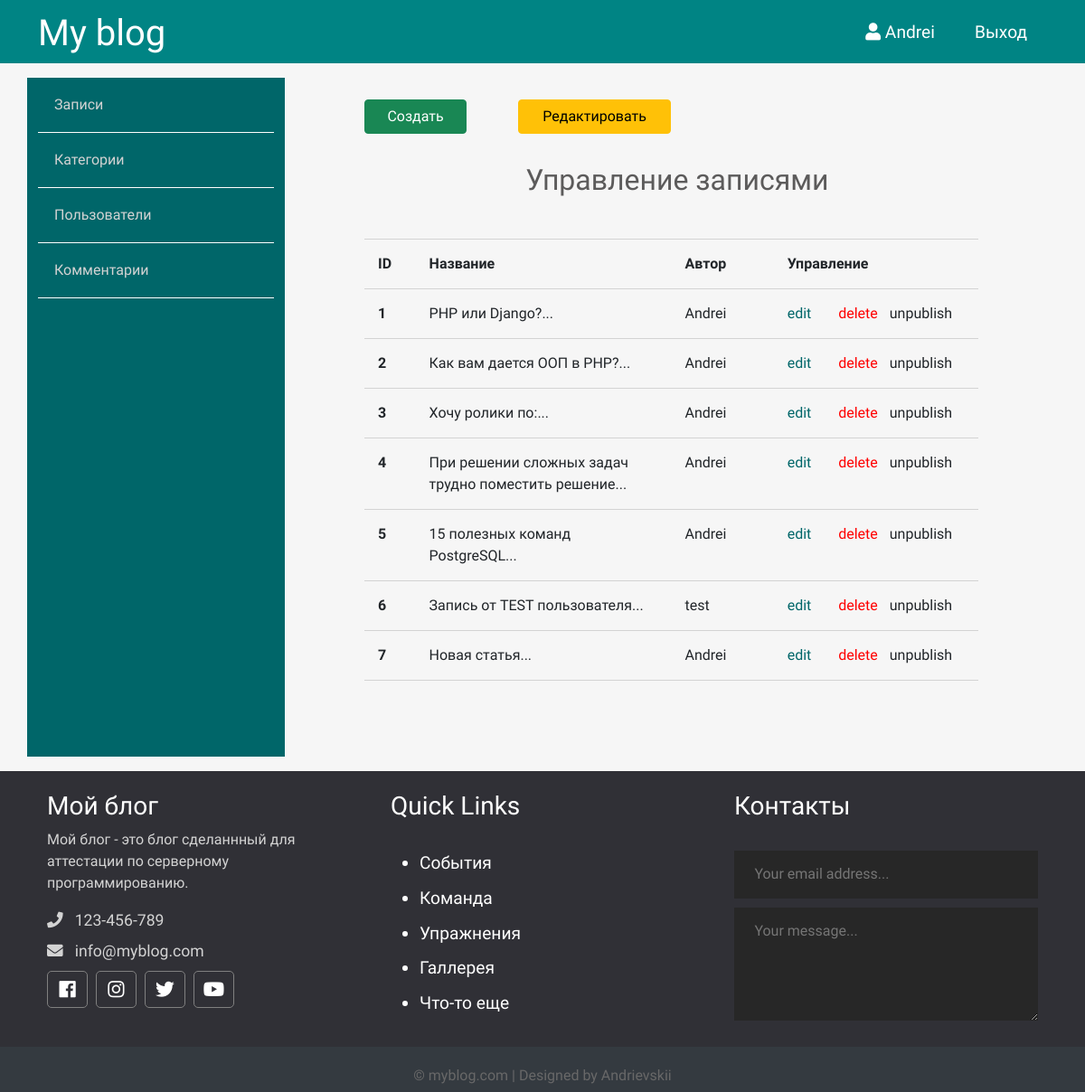
Page /admin/posts/index.php (signed in) on the committed database.
### tables this page shows
CREATE TABLE `posts` (
  `id` int(12) NOT NULL,
  `id_user` int(12) NOT NULL,
  `title` varchar(255) NOT NULL,
  `img` varchar(255) NOT NULL,
  `content` text NOT NULL,
  `status` tinyint(4) NOT NULL,
  `id_topic` int(12) DEFAULT NULL,
  `created_date` datetime NOT NULL DEFAULT CURRENT_TIMESTAMP
);

CREATE TABLE `users` (
  `id` int(12) NOT NULL,
  `admin` tinyint(4) NOT NULL,
  `username` varchar(255) NOT NULL,
  `email` varchar(255) NOT NULL,
  `password` varchar(255) NOT NULL,
  `created` timestamp NOT NULL DEFAULT CURRENT_TIMESTAMP
);

### app/database/db.php (called while the page is built, shortened)
<?php
require 'connect.php';
function dbCheckError($query){
    $errInfo = $query->errorInfo();
    return true;
}
    function selectAllFromPostsWithUsers($table1, $table2){
        global $pdo;
        $sql = "SELECT
        t1.id,
        t1.title,
        t1.img,
        t1.content,
        t1.status,
        t1.id_topic,
        t1.created_date,
        t2.username
        FROM $table1 AS t1 JOIN $table2 AS t2 ON t1.id_user = t2.id";
        $query = $pdo->prepare($sql);
        $query->execute();
        return $query->fetchAll();
    }

### app/controllers/posts.php (called while the page is built, shortened)
<?php
include SITE_ROOT . "/app/database/db.php";
$postsAdm = selectAllFromPostsWithUsers('posts', 'users');

### admin/posts/index.php (the view, shortened to what this page needs)
<?php
        include "../../app/controllers/posts.php";
?>
<!doctype html>
<html lang="en">
<head>
    <link href="https://cdn.jsdelivr.net/npm/bootstrap@5.0.0-beta2/dist/css/bootstrap.min.css" rel="stylesheet">
    <link rel="stylesheet" href="https://use.fontawesome.com/releases/v5.7.2/css/all.css"
>
    <link rel="stylesheet" href="../../assets/css/admin.css">
</head>
<body>
<?php include("../../app/include/header-admin.php"); ?>
<div class="container">
<?php include "../../app/include/sidebar-admin.php"; ?>
        <div class="posts col-9">
            <div class="button row">
                <a href="<?php echo BASE_URL . "admin/posts/create.php";?>" class="col-2 btn btn-success">Создать</a>
                <span class="col-1"></span>
                <a href="<?php echo BASE_URL . "admin/posts/index.php";?>" class="col-3 btn btn-warning">Редактировать</a>
            </div>
            <div class="row title-table">
                <h2>Управление записями</h2>
                <div class="mb-12 col-12 col-md-12 err">
                </div>
                <div class="col-1">ID</div>
                <div class="col-5">Название</div>
                <div class="col-2">Автор</div>
                <div class="col-4">Управление</div>
            </div>
            <?php foreach ($postsAdm as $key => $post): ?>
                <div class="row post">
                    <div class="id col-1"><?=$key + 1; ?></div>
                    <div class="title col-5"><?=mb_substr($post['title'], 0, 50, 'UTF-8'). '...'  ?></div>
                    <div class="author col-2"><?=$post['username']; ?></div>
                    <div class="red col-1"><a href="edit.php?id=<?=$post['id'];?>">edit</a></div>
                    <div class="del col-1"><a href="edit.php?delete_id=<?=$post['id'];?>">delete</a></div>
                    <?php if ($post['status']): ?>
                        <div class="status col-2"><a href="edit.php?publish=0&pub_id=<?=$post['id'];?>">unpublish</a></div>
                    <?php else: ?>
                        <div class="status col-2"><a href="edit.php?publish=1&pub_id=<?=$post['id'];?>">publish</a></div>
                    <?php endif; ?>
                </div>
            <?php endforeach; ?>
        </div>
    </div>
</div>
<?php include("../../app/include/footer.php"); ?>
</body>
</html>

### assets/css/admin.css (style rules this page uses)
* { font-family: 'Comfortaa', cursive; }
html, h1, h2, h3, h4, h5, h6 { color: #5c5b5b; }
body { background: #f6f6f6; }
a { text-decoration: none; color: inherit; }
.posts { height: 100%; padding: 40px 100px 100px; }
.posts h2 { text-align: center; margin: 2rem 0 0 0.4rem; }
.posts .title-table div { padding: 15px; text-align: left; border-bottom: 1px solid #d3d3d3; font-weight: 700; }
.posts .post div { padding: 15px; text-align: left; border-bottom: 1px solid #d3d3d3; }
.posts .post .red { color: #006669; }
.posts .post .del { color: red; }
.posts .post .id { font-weight: bold; }

### rows in the picture
posts: title "PHP или Django?", id_user.username "Andrei"
posts: title "Как вам дается ООП в PHP?", id_user.username "Andrei"
posts: title "Хочу ролики по:", id_user.username "Andrei"
posts: title "При решении сложных задач трудно поместить решение", id_user.username "Andrei"
posts: title "15 полезных команд PostgreSQL", id_user.username "Andrei"
posts: title "Запись от TEST пользователя", id_user.username "test"
posts: title "Новая статья", id_user.username "Andrei"

### other values in the picture
$_SESSION['login'] "Andrei"
